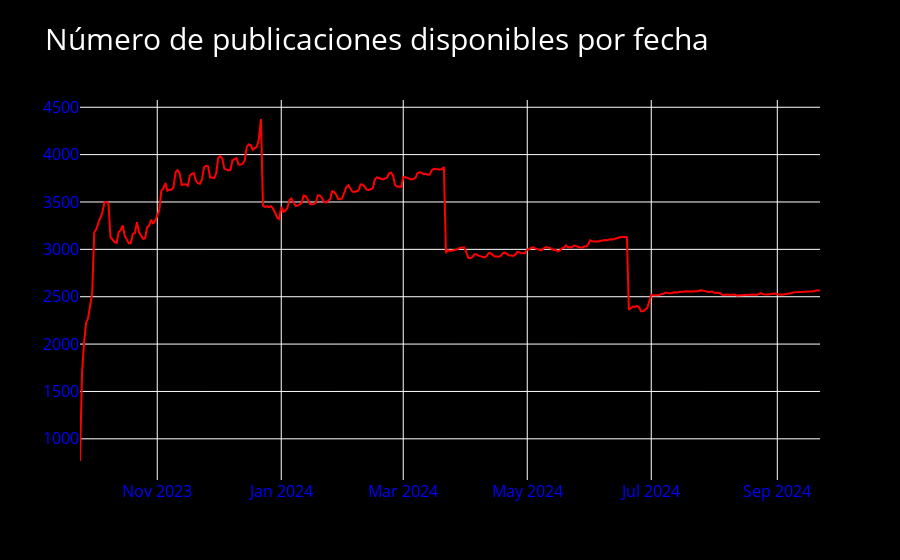

The cell this chart's notebook holds for it:
### Code cell
fig = go.Figure()
fig.add_trace(go.Scatter(x=sum_available.index, y=sum_available['available'], mode='lines', line=dict(color='red'), text=sum_available['weekday']))
fig.update_layout(
    xaxis_title='',
    yaxis_title='',
    title='Número de publicaciones disponibles por fecha',
    paper_bgcolor='black',
    plot_bgcolor='black', 
    font=dict(color='blue'),
    title_font=dict(size=30, color='white'),
    xaxis=dict(tickfont=dict(size=16)),
    yaxis=dict(tickfont=dict(size=16)
))

fig.show()

### Figure 1 — Plotly figure (JSON) as saved in the notebook; plotly's stock layout.template omitted (floating-point values rounded to 4 significant figures; data arrays with more than 128 entries replaced by an {"elided": "..."} marker saying what was removed)
{"data": [{"line": {"color": "red"}, "mode": "lines", "text": {"elided": "365 str values"}, "type": "scatter", "x": {"elided": "365 str values"}, "y": {"elided": "365 int values"}}], "layout": {"font": {"color": "blue"}, "paper_bgcolor": "black", "plot_bgcolor": "black", "title": {"font": {"color": "white", "size": 30}, "text": "Número de publicaciones disponibles por fecha"}, "xaxis": {"tickfont": {"size": 16}, "title": {"text": ""}}, "yaxis": {"tickfont": {"size": 16}, "title": {"text": ""}}}}
